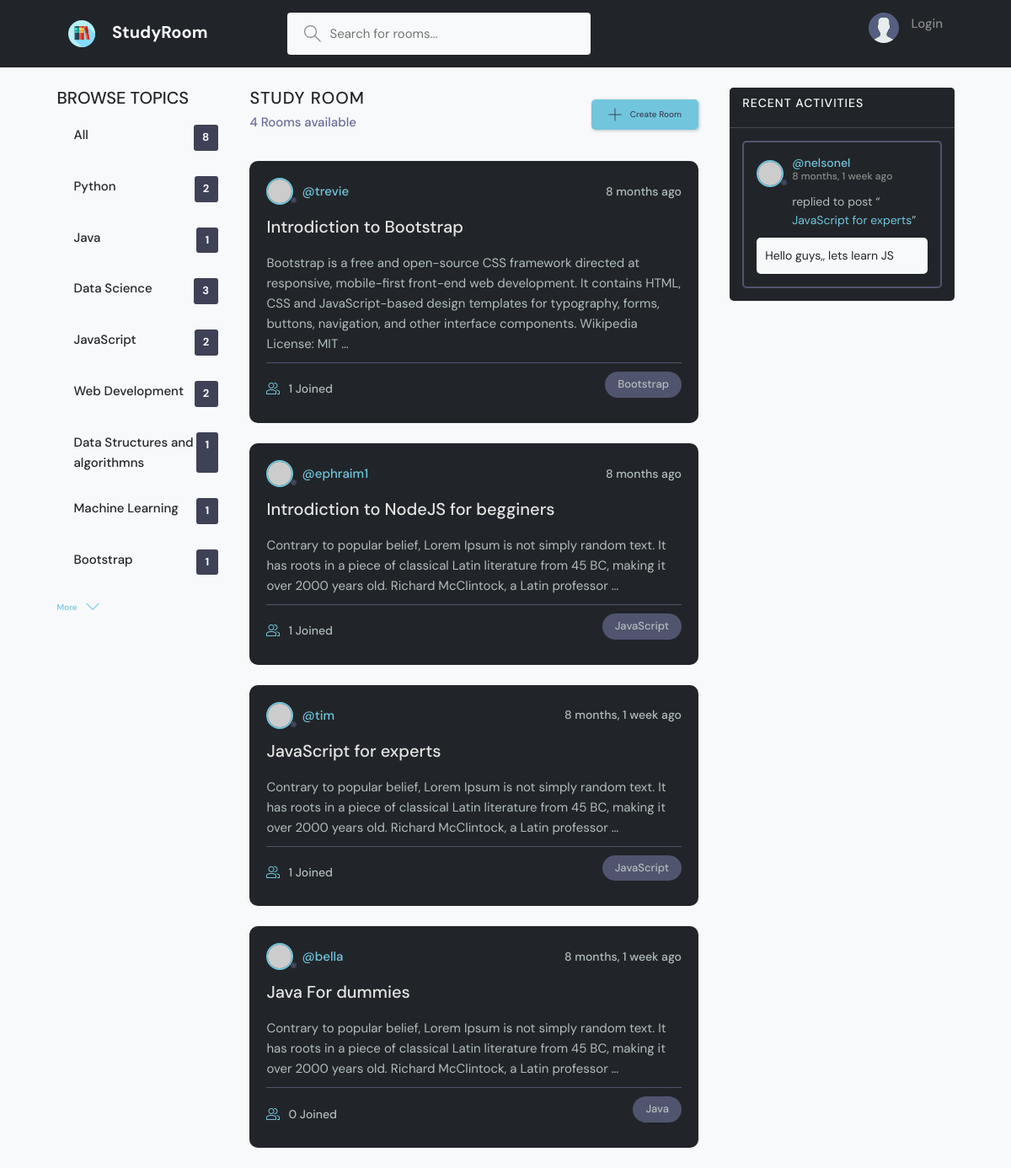
The page /?q=Java on the database as committed earlier.
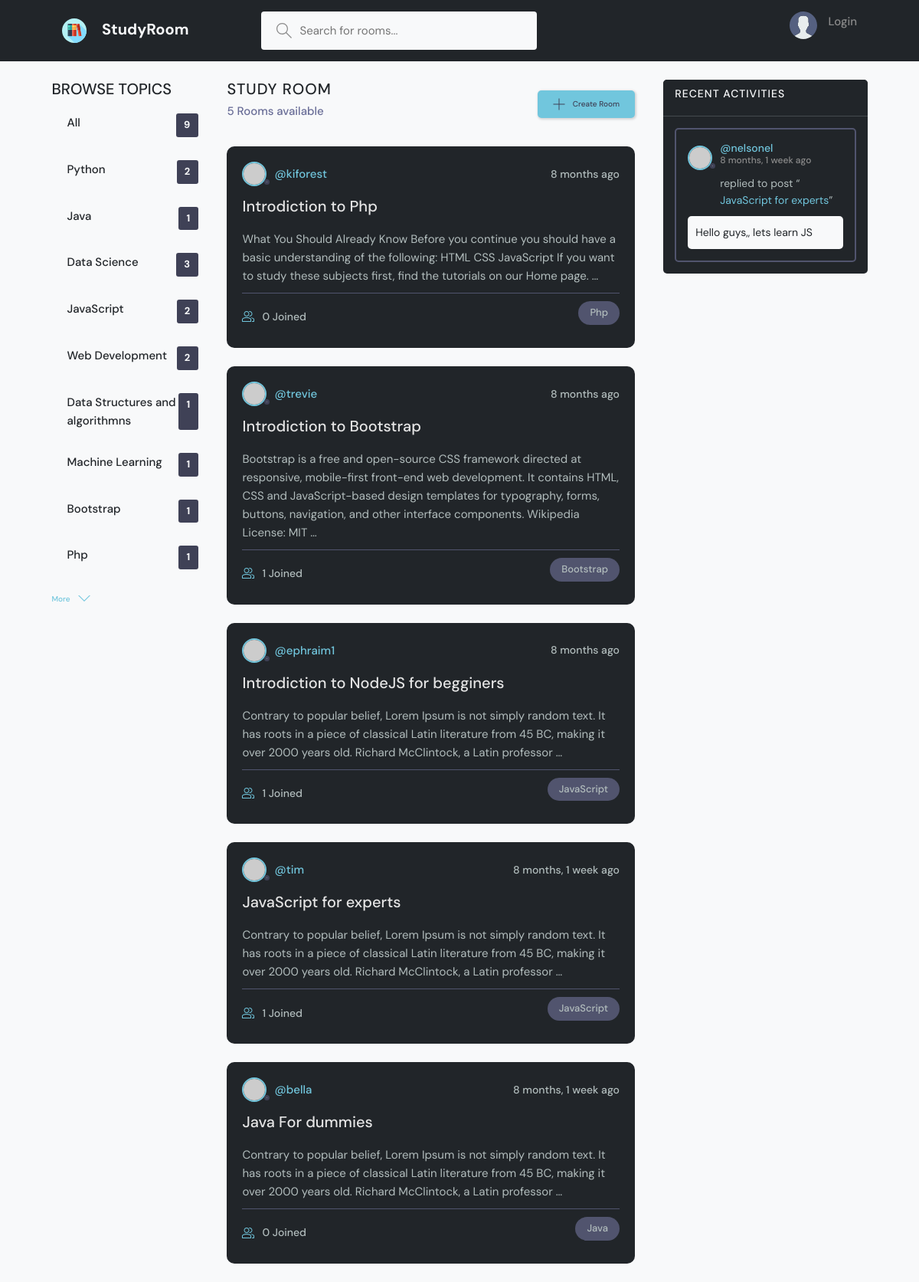
The same page on the database as committed later.
### base/models.py (models this page shows, shortened)
class Topic(models.Model):
    name = models.CharField(max_length=200)

class Room(models.Model):
    host = models.ForeignKey(User, on_delete=models.SET_NULL, null=True)
    topic = models.ForeignKey(Topic, on_delete=models.SET_NULL, null=True)
    name = models.CharField(max_length=200)
    description = models.TextField(null=True, blank=True)
    participants = models.ManyToManyField(User,related_name='participants', blank=True)
    updated = models.DateTimeField(auto_now=True)
    created = models.DateTimeField(auto_now_add=True)
    class Meta:
        ordering = ['-updated', '-created']
    def __str__(self):
        return self.name[0:50]

class Message(models.Model):
    user = models.ForeignKey(User, on_delete=models.CASCADE)
    room = models.ForeignKey(Room, on_delete=models.CASCADE)
    body = models.TextField()
    updated = models.DateTimeField(auto_now=True)
    created = models.DateTimeField(auto_now_add=True)
    class Meta:
        ordering = ['-updated', '-created']

### base/views.py (the view)
# urls.py: path('', views.home, name='home'),
def home(request):
    q = request.GET.get('q') if request.GET.get('q') != None else ''
    rooms = Room.objects.filter(
        Q(topic__name__icontains=q) |
        Q(name__icontains=q) |
        Q(host__username__icontains=q) |
        Q(description__icontains=q)
    )
    topics = Topic.objects.all()
    room_count = rooms.count()
    room_messages = Message.objects.filter(Q(room__topic__name__icontains=q))
    context = {'rooms': rooms, 'topics': topics,
               'room_count': room_count, 'room_messages': room_messages}
    return render(request, 'base/home.html', context)

### base/templates/base/home.html (shortened to what this page needs)
{% extends 'main.html' %}
{% block content %}
  <main class="layout layout--3">
    <div class="container">
      {% include 'base/topics_component.html' %}
      <div class="roomList">
        <div class="roomList__header">
          <div>
            <h2 class="text-dark">Study Room</h2>
            <p>{{rooms.count}} Rooms available</p>
          </div>
          <a class="btn btn--main" href="{% url 'create-room' %}">
            <svg version="1.1" xmlns="http://www.w3.org/2000/svg" width="32" height="32" viewBox="0 0 32 32">
              <title>add</title>
              <path
                d="M16.943 0.943h-1.885v14.115h-14.115v1.885h14.115v14.115h1.885v-14.115h14.115v-1.885h-14.115v-14.115z">
              </path>
            </svg>
            Create Room
          </a>
        </div>
        {% include 'base/feed_component.html' %}
      </div>
      {% include 'base/activity_component.html' %}
    </div>
  </main>
  {% endblock %}

### base/templates/base/topics_component.html
<div class="topics sticky">
    <div class="topics__header">
        <h2 class="text-dark">Browse Topics</h2>
    </div>
    <ul class="topics__list">
        <li class="">
            <a class="text-dark hoover" href="{% url 'home' %}">All <span class="text-light">{{topics.count}}</span></a>
        </li>
        {% for topic in topics %}
        <li class="">
            <a class="text-dark hoover" href="{% url 'home' %}?q={{topic.name}}">{{topic.name}} <span
            class="text-light">{{topic.room_set.all.count}}</span></a>
        </li>
        {% endfor %}
    </ul>
    <button class="btn btn--link" href="topics.html">
        More
        <svg version="1.1" xmlns="http://www.w3.org/2000/svg" width="32" height="32" viewBox="0 0 32 32">
            <title>chevron-down</title>
            <path d="M16 21l-13-13h-3l16 16 16-16h-3l-13 13z"></path>
        </svg>
    </button>
</div>

### base/templates/base/feed_component.html (shortened to what this page needs)
{% for room in rooms %}
<div class="roomListRoom bg-dark">
    <div class="roomListRoom__header">
        <a href="{% url 'user-profile' room.host.id %}" class="roomListRoom__author">
            <div class="avatar avatar--small">
                <img src="https://randomuser.me/api/portraits/women/11.jpg" />
            </div>
            <span>@{{room.host.username}}</span>
        </a>
        <div class="roomListRoom__actions">
            <span>{{room.created|timesince}} ago</span>
        </div>
    </div>
    <div class="roomListRoom__content">
        <a href="{% url 'room' room.id %}">{{room.name}}</a>
        <p>
            {{room.description |truncatewords:35}}
        </p>
    </div>
    <div class="roomListRoom__meta">
        <a href="{% url 'room' room.id %}" class="roomListRoom__joined">
            {{room.participants.all.count}} Joined
        </a>
        <p class="roomListRoom__topic">{{room.topic.name}}</p>
    </div>
</div>
{% endfor %}

### base/templates/base/activity_component.html (shortened to what this page needs)
<div class="activities bg-dark">
    <div class="activities__header">
      <h2 class="bg-dark text-light">Recent Activities</h2>
    </div>
    <hr class="bg-light">
     {% for message in room_messages %}
    <div class="activities__box">
      <div class="activities__boxHeader roomListRoom__header">
        <a href="{% url 'user-profile' message.user.id %}" class="roomListRoom__author">
          <div class="avatar avatar--small">
            <img src="https://randomuser.me/api/portraits/women/11.jpg" />
          </div>
          <p >
            @{{message.user}}
            <span>{{message.created|timesince}} ago</span>
          </p>
        </a>
      </div>
      <div class="activities__boxContent">
        <p>replied to post “<a href="{% url 'room' message.room.id %}">{{message.room}}</a>”</p>
        <div class="activities__boxRoomContent bg-light text-dark">
            {{message.body}}
        </div>
      </div>
    </div>
    {% endfor %}
  </div>

Rows that differ between the two databases and show on the page:
added Topic: name "Php", room_set.all.count "1"
added Room: host.username "kiforest", created "8 months", name "Introdiction to Php", description "What You Should Already Know Before you continue you should have a basic understanding of the following: HTML CSS JavaScript If you want to study these subjects first, find the tutorials on our Home page. …", participants.all.count "0", topic.name "Php"
Other text that changed with them:
{{ topics.count }}: "8" → "9"
{{ rooms.count }}: "4" → "5"
